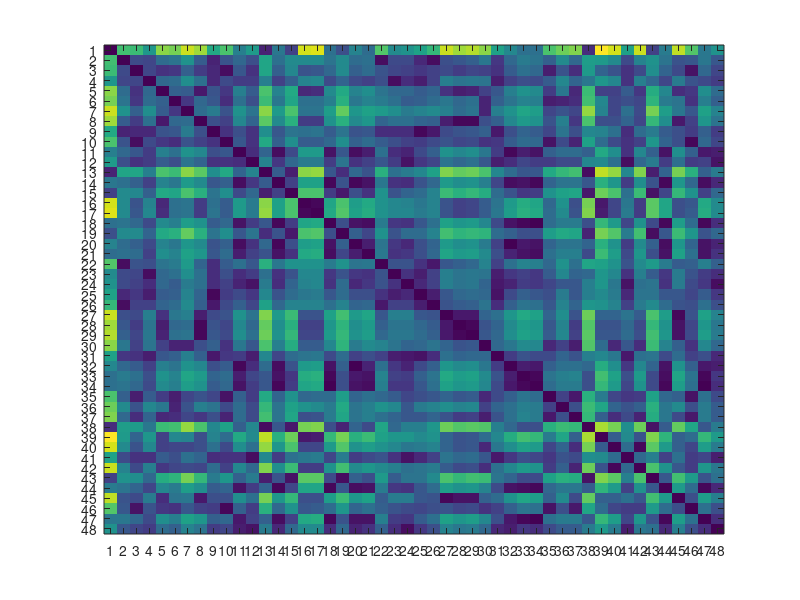

This chart was generated by the following MATLAB code: (Note: this script raises an error after producing the figure.)
% Demonstrating MDS using driving distances between GB cities.
% Distance data is from https://www.mileage-charts.com
%
% Gabrielle M. Schroeder
% CNNP Journal Club
% 24 April 2019

clc; close all; clearvars

%% load data
% note that distance is the *driving distance* in kilometers

load('GB_cities.mat');
%% ensure distance matrix is symmetric
km = (km + km')./2;

%% visualize distance matrix
n = length(cities);

figure(1)
imagesc(km)
set(gca,'XTick',1:n,'YTick',1:n,...
    'XTickLabels',cities,'YTickLabels',cities,...
    'FontSize',8)
xtickangle(45)
axis square
title('driving distances (km) between cities','FontSize',16)

%% Torgerson's MDS (referred to as classical MDS by Matlab)

[Y_metric,eigenvalues] = cmdscale(km);

% plot eigenvalues
figure(2);
plot(eigenvalues,'-o')
title('eigenvalues')

% plot points (first two dimensions)
figure(3)
scatter(Y_metric(:,2),Y_metric(:,1))
text(Y_metric(:,2),Y_metric(:,1),cities,'FontSize',10)
xlabel('dimension 2')
ylabel('dimension 1')
axis equal

%% Shepard's plot (distances vs dissimilarities)

figure(4)
D = pdist(Y_metric(:,1:2)); % distances in embedding (using first two dimensions)
scatter(squareform(km),D)
xlabel('dissimilarities (original distances)')
ylabel('distances (in MDS embedding)')
hold on
plot([0 max(D)],[0 max(D)],'LineWidth',2)
hold off

%% iterative forms of MDS
close all

% choose stress function
criterion = 'metricstress';     % normalised stress (type of metric MDS)
criterion = 'stress';           % Kruskal's stress, type 1 (type of non-metric MDS)

% number of dimensions
n_dim = 2;

% MDS; disparities = mapped distances
% note that disparities will be equal to the original distances if metric
% MDS is used
[Y,stress,disparities] = mdscale(km,n_dim,'Criterion',criterion);

% plot MDS results 
figure(5)
scatter(Y(:,2),Y(:,1))
text(Y(:,2),Y(:,1),cities,'FontSize',10)
xlabel('dimension 2')
ylabel('dimension 1')
axis equal
title([criterion ', stress = ' num2str(stress)])


switch criterion
    case 'metricstress'
        figure(6)
        D = pdist(Y);
        scatter(squareform(km),D)
        xlabel('dissimilarities (original distances)')
        ylabel('distances (in MDS embedding)')
        hold on
        plot([0 max(D)],[0 max(D)],'LineWidth',2)
        hold off
    case 'stress'
        D = pdist(Y);
        [sorted_dispar,idx] = sort(squareform(disparities));
        km_sorted = squareform(km);
        km_sorted=km_sorted(idx);
        
        figure(6)
        plot(km_sorted,sorted_dispar,'o-')
        xlabel('dissimilarities (original distances)')
        ylabel('disparities (mapped original distances)')
        
        figure(7)
        plot(sorted_dispar,D(idx),'o-');
        ylabel('distances (in MDS embedding)')
        xlabel('disparities (mapped original distances)')  
end

%% tSNE

% While Matlab, by default, initialises iterative MDS algorithms using the
% "classical" (strain) MDS results, tSNE begins with a random initialisation;
% therefore, set a random seed.
rng(5) 

% Perplexity balances the local vs global aspects of the topology.
% It controls local neighbours of each point.
% Generally, a perplexity between 5 and 50 is okay; will need larger perplexity for
% larger datasets.
% Matlab default = 30
perplex = 5;
Y_tsne = tsne(km,'Perplexity',perplex);

% plot 
figure(8)
scatter(Y_tsne(:,1),Y_tsne(:,2))
text(Y_tsne(:,1),Y_tsne(:,2),cities,'FontSize',10)
xlabel('dimension 1')
ylabel('dimension 2')
axis equal
title('tSNE','FontSize',16)


